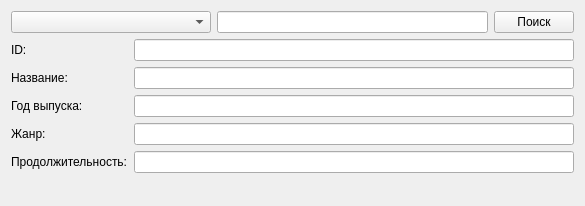
<?xml version="1.0" encoding="UTF-8"?>
<ui version="4.0">
 <class>Form</class>
 <widget class="QWidget" name="Form">
  <property name="geometry">
   <rect>
    <x>0</x>
    <y>0</y>
    <width>585</width>
    <height>206</height>
   </rect>
  </property>
  <property name="windowTitle">
   <string>Поиск по фильмам</string>
  </property>
  <layout class="QVBoxLayout" name="verticalLayout">
   <item>
    <layout class="QHBoxLayout" name="horizontalLayout">
     <item>
      <widget class="QComboBox" name="comboBox">
       <property name="minimumSize">
        <size>
         <width>200</width>
         <height>0</height>
        </size>
       </property>
      </widget>
     </item>
     <item>
      <widget class="QLineEdit" name="lineEdit"/>
     </item>
     <item>
      <widget class="QPushButton" name="pushButton">
       <property name="text">
        <string>Поиск</string>
       </property>
      </widget>
     </item>
    </layout>
   </item>
   <item>
    <layout class="QGridLayout" name="gridLayout">
     <item row="0" column="0">
      <widget class="QLabel" name="label">
       <property name="text">
        <string>ID:</string>
       </property>
      </widget>
     </item>
     <item row="1" column="0">
      <widget class="QLabel" name="label_2">
       <property name="text">
        <string>Название:</string>
       </property>
      </widget>
     </item>
     <item row="4" column="0">
      <widget class="QLabel" name="label_5">
       <property name="text">
        <string>Продолжительность:</string>
       </property>
      </widget>
     </item>
     <item row="2" column="0">
      <widget class="QLabel" name="label_3">
       <property name="text">
        <string>Год выпуска:</string>
       </property>
      </widget>
     </item>
     <item row="3" column="0">
      <widget class="QLabel" name="label_4">
       <property name="text">
        <string>Жанр:</string>
       </property>
      </widget>
     </item>
     <item row="0" column="1">
      <widget class="QLineEdit" name="idEdit">
       <property name="enabled">
        <bool>true</bool>
       </property>
      </widget>
     </item>
     <item row="1" column="1">
      <widget class="QLineEdit" name="titleEdit"/>
     </item>
     <item row="2" column="1">
      <widget class="QLineEdit" name="yearEdit"/>
     </item>
     <item row="3" column="1">
      <widget class="QLineEdit" name="genreEdit"/>
     </item>
     <item row="4" column="1">
      <widget class="QLineEdit" name="durationEdit"/>
     </item>
    </layout>
   </item>
   <item>
    <widget class="QLabel" name="errorLabel">
     <property name="text">
      <string/>
     </property>
    </widget>
   </item>
   <item>
    <spacer name="verticalSpacer">
     <property name="orientation">
      <enum>Qt::Vertical</enum>
     </property>
     <property name="sizeHint" stdset="0">
      <size>
       <width>20</width>
       <height>40</height>
      </size>
     </property>
    </spacer>
   </item>
  </layout>
 </widget>
 <resources/>
 <connections/>
</ui>
